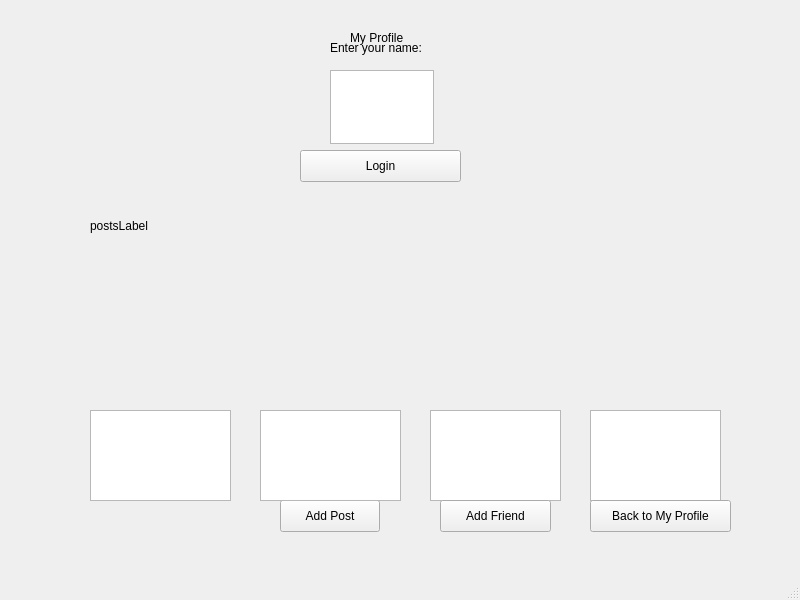
<?xml version="1.0" encoding="UTF-8"?>
<ui version="4.0">
 <class>MainWindow</class>
 <widget class="QMainWindow" name="MainWindow">
  <property name="geometry">
   <rect>
    <x>0</x>
    <y>0</y>
    <width>800</width>
    <height>600</height>
   </rect>
  </property>
  <property name="windowTitle">
   <string>MainWindow</string>
  </property>
  <widget class="QWidget" name="centralwidget">
   <widget class="QWidget" name="loginPage" native="true">
    <property name="geometry">
     <rect>
      <x>110</x>
      <y>10</y>
      <width>561</width>
      <height>291</height>
     </rect>
    </property>
    <widget class="QLabel" name="promptLabel">
     <property name="geometry">
      <rect>
       <x>220</x>
       <y>30</y>
       <width>101</width>
       <height>16</height>
      </rect>
     </property>
     <property name="text">
      <string>Enter your name:</string>
     </property>
    </widget>
    <widget class="QTextEdit" name="nameInput">
     <property name="geometry">
      <rect>
       <x>220</x>
       <y>60</y>
       <width>104</width>
       <height>74</height>
      </rect>
     </property>
    </widget>
    <widget class="QPushButton" name="loginButton">
     <property name="geometry">
      <rect>
       <x>190</x>
       <y>140</y>
       <width>161</width>
       <height>32</height>
      </rect>
     </property>
     <property name="text">
      <string>Login</string>
     </property>
    </widget>
   </widget>
   <widget class="QWidget" name="profilePage" native="true">
    <property name="enabled">
     <bool>true</bool>
    </property>
    <property name="geometry">
     <rect>
      <x>30</x>
      <y>0</y>
      <width>751</width>
      <height>541</height>
     </rect>
    </property>
    <widget class="QLabel" name="profileLabel">
     <property name="geometry">
      <rect>
       <x>320</x>
       <y>30</y>
       <width>71</width>
       <height>16</height>
      </rect>
     </property>
     <property name="text">
      <string>My Profile</string>
     </property>
    </widget>
    <widget class="QTableWidget" name="friendsTable">
     <property name="geometry">
      <rect>
       <x>560</x>
       <y>410</y>
       <width>131</width>
       <height>91</height>
      </rect>
     </property>
    </widget>
    <widget class="QLabel" name="postsLabel">
     <property name="geometry">
      <rect>
       <x>60</x>
       <y>50</y>
       <width>611</width>
       <height>351</height>
      </rect>
     </property>
     <property name="text">
      <string>postsLabel</string>
     </property>
    </widget>
    <widget class="QPushButton" name="backButton">
     <property name="geometry">
      <rect>
       <x>560</x>
       <y>500</y>
       <width>141</width>
       <height>32</height>
      </rect>
     </property>
     <property name="text">
      <string>Back to My Profile</string>
     </property>
    </widget>
    <widget class="QTableWidget" name="suggestionsTable">
     <property name="geometry">
      <rect>
       <x>400</x>
       <y>410</y>
       <width>131</width>
       <height>91</height>
      </rect>
     </property>
    </widget>
    <widget class="QPushButton" name="addFriendButton">
     <property name="geometry">
      <rect>
       <x>410</x>
       <y>500</y>
       <width>111</width>
       <height>32</height>
      </rect>
     </property>
     <property name="text">
      <string>Add Friend</string>
     </property>
    </widget>
    <widget class="QTextEdit" name="postInput">
     <property name="geometry">
      <rect>
       <x>60</x>
       <y>410</y>
       <width>141</width>
       <height>91</height>
      </rect>
     </property>
    </widget>
    <widget class="QPushButton" name="addPostButton">
     <property name="geometry">
      <rect>
       <x>250</x>
       <y>500</y>
       <width>100</width>
       <height>32</height>
      </rect>
     </property>
     <property name="text">
      <string>Add Post</string>
     </property>
    </widget>
    <widget class="QTableWidget" name="postsTable">
     <property name="geometry">
      <rect>
       <x>230</x>
       <y>410</y>
       <width>141</width>
       <height>91</height>
      </rect>
     </property>
    </widget>
   </widget>
  </widget>
  <widget class="QMenuBar" name="menubar">
   <property name="geometry">
    <rect>
     <x>0</x>
     <y>0</y>
     <width>800</width>
     <height>37</height>
    </rect>
   </property>
  </widget>
  <widget class="QStatusBar" name="statusbar"/>
 </widget>
 <resources/>
 <connections/>
</ui>
